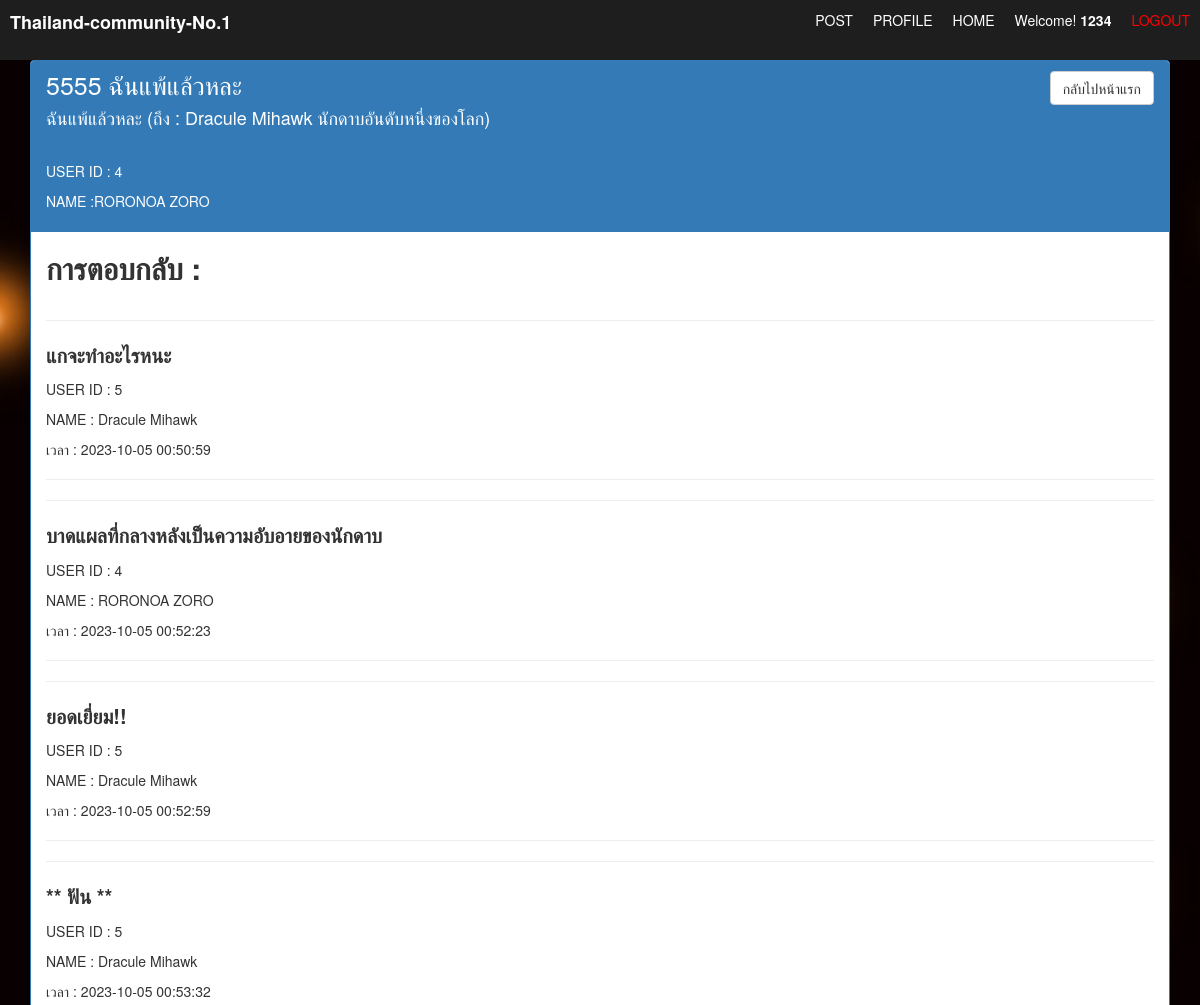
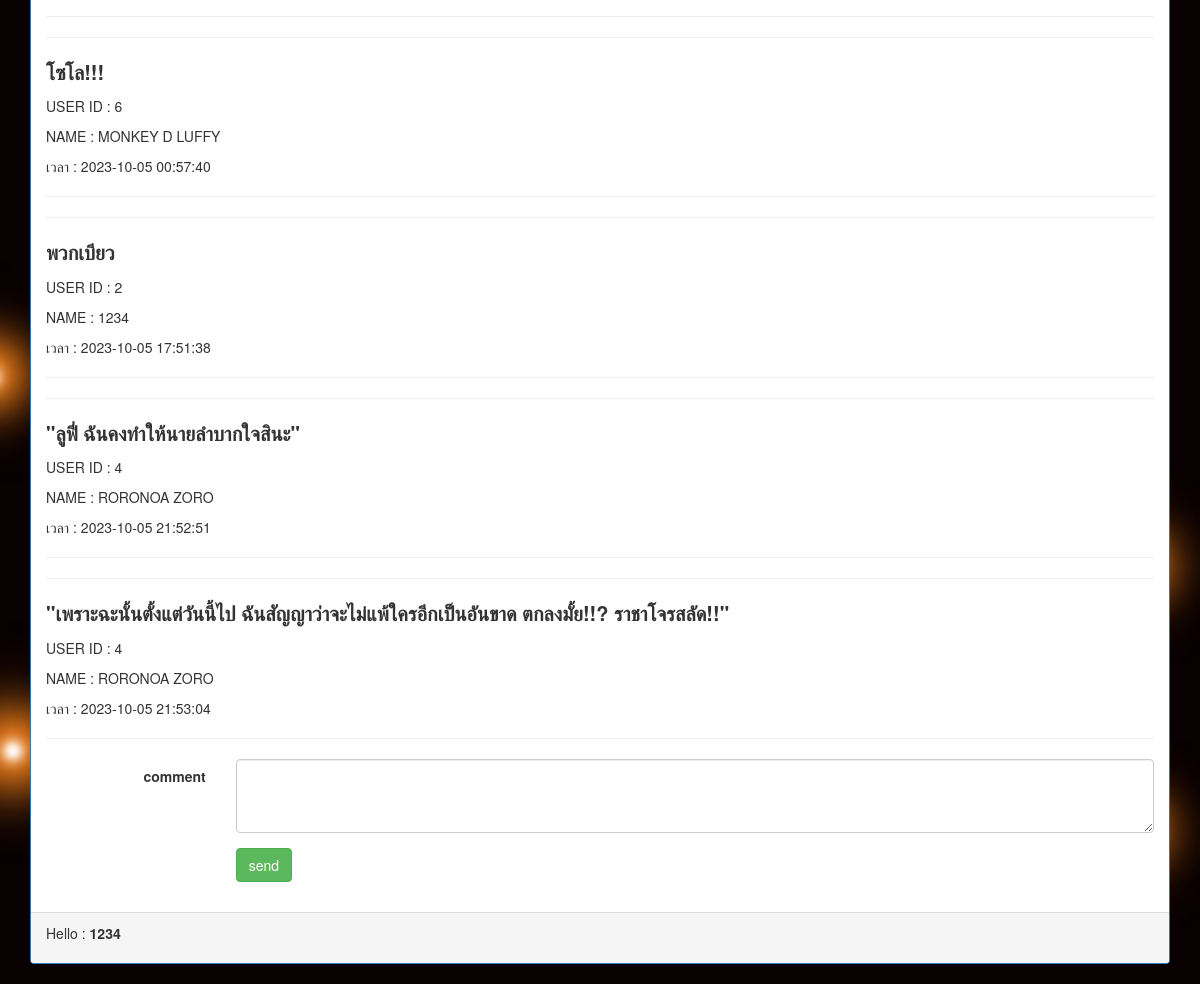
/read_no_edit.php?id=1 (signed in), run on the app's committed database (2 pictures, top to bottom).
### tables this page shows
CREATE TABLE `post` (
  `post_id` int(11) NOT NULL,
  `title` text NOT NULL,
  `detail` text NOT NULL,
  `date` timestamp NOT NULL DEFAULT current_timestamp(),
  `reply` int(11) NOT NULL,
  `id` int(20) NOT NULL
);

CREATE TABLE `user` (
  `id` int(20) UNSIGNED NOT NULL,
  `username` varchar(100) NOT NULL,
  `password` varchar(100) NOT NULL
);

CREATE TABLE `comment` (
  `comment_id` int(11) NOT NULL,
  `comment` longtext NOT NULL,
  `date` timestamp NOT NULL DEFAULT current_timestamp(),
  `id` int(11) NOT NULL,
  `user_id` int(11) NOT NULL
);

### read_no_edit.php (the view, shortened to what this page needs)
<?php
	include 'server.php';
	$sql = "SELECT * FROM post WHERE post_id='{$_GET['id']}' ";
	$query = mysqli_query($conn, $sql) or die("Error in sql : $query".mysqli_error($conn));
	$result = mysqli_fetch_assoc($query);
	$sql_a = "SELECT * FROM comment WHERE id='{$_GET['id']}' ";
    $query_a = mysqli_query($conn, $sql_a) or die("Error in sql : $query".mysqli_error($conn));
	$rows_a = mysqli_num_rows($query_a);
    $uid = $result['id'];
    $sql_b = "SELECT * FROM user WHERE id = $uid ";
    $query_b = mysqli_query($conn, $sql_b) or die("Error in sql : $query".mysqli_error($conn));
	$result_b = mysqli_fetch_assoc($query_b);
?>
<!DOCTYPE html>
<html lang="en">
<head>
	<link rel="stylesheet" href="https://maxcdn.bootstrapcdn.com/bootstrap/3.4.1/css/bootstrap.min.css">
	<link rel="stylesheet" href="web_board.css">
</head>
<body>
	<section>
<nav>
        <div class="logo">
            <a href="#">Thailand-community-No.1</a>
        </div>
         <ul class="menu">
            <li><a href="post.php">POST</a></li>
		    <li><a href="profile.php">PROFILE</a></li>
            <li><a href="index.php">HOME</a></li>
            <li><?php if (isset($_SESSION['username'])) : ?>
            <p>Welcome! <strong><?php echo $_SESSION['username']; ?></strong></p></li>
            <li><p><a href="index.php?logout='1'" style="color: red;">LOGOUT</a></p></li>
          <?php endif ?>
        </ul>
    </nav>
	<div class="container">
		<div class="panel panel-primary">
			<div class="panel-heading">
				<div class="row">
					<div class="col-xs-6 col-md-6">
                    <h3 class="panel-title" style="font-size: 25px;"><?php echo $result['title']; ?></h3>
					</div>
					<div class="col-xs-6 col-md-6 text-right">
						<a href="post.php" class="btn btn-default">กลับไปหน้าแรก</a>
					</div>
                    <div class="col-xs-6 col-md-6">
						<p style="font-size: 18px;"><?php echo $result['detail'];?><p><br>USER ID : <?php echo $result['id'] ?></p>
                    <p>NAME :<?php echo $result_b['username'] ?></p></p>
					</div>
				</div>
			</div>
			<div class="panel-body">
				<div class="row" style = "font-size: 30px;">
			    <p style = "margin-left:15px" ><strong>การตอบกลับ :</strong></p>
				</div>
				<?php
					if ($rows_a > 0) {
						while ($result_a = mysqli_fetch_assoc($query_a)) {
                         $cid = $result_a['user_id'];
                         $sql_c = "SELECT * FROM user WHERE id = $cid ";
                         $query_c = mysqli_query($conn, $sql_c) or die("Error in sql : $query".mysqli_error($conn));
	                     $result_c = mysqli_fetch_assoc($query_c);
				?>
					<?php    echo '<hr>'; ?>
					<?php    echo '<div class="comment">';?>
					<?php    echo '<strong><p style = "font-size: 20px;">'.$result_a['comment'].'</p></strong>';?>
					<?php    echo '<p>USER ID : '.$result_a['user_id'].'</p>';?>
                    <?php    echo '<p>NAME : '.$result_c['username'].'</p>';?>
					<?php    echo '<span>เวลา : '.$result_a['date'].'</span>';?>
					<?php    echo '</div>';?>
					<?php    echo '<hr>';    ?>
				<?php
						}
						} else {
				?>
						<p style="text-align: center;color: red;">ไม่มีการตอบกลับ</p>
				<?php
						}
				?>
				<form class="form-horizontal" action="read_db.php" method="post">
				  <div class="form-group">
				    <label class="col-sm-2 control-label">comment</label>
				   <div class="col-sm-10">
				       <textarea class="form-control" rows="3" name="comment"></textarea>
				    </div>
				  </div>
				  <div class="form-group">
				    <div class="col-sm-offset-2 col-sm-10">
				      <button type="submit" class="btn btn-success">send</button>
				    </div>
				  </div>
				</form>
			</div>
			<div class="panel-footer">
		    <p> Hello : <strong><?php echo  $_SESSION['username'];?></strong></p>
            </div>
		</div>
	</div>
	</section>
</body>
</html>

### web_board.css (style rules this page uses)
* { margin: 0; padding: 0; }
html, body { margin-top: 30px; }
nav { display: flex; justify-content: space-between; padding: 10px; background-color: #1E1E1E; position: fixed; top: 0; width: 100%; }
.logo a { text-decoration: none; color: white; font-weight: bold; font-size: 18px; }
.menu { display: flex; list-style: none; color: white; }
.menu li { margin-left: 20px; }
.menu li a { text-decoration: none; color: white; }
section { background: url('Artboard_1.jpg')no-repeat; min-height: 91.5vh; width: 100%; background-position: center; background-size: cover; }

### data on the page
post: title "5555 ฉันแพ้แล้วหละ", detail "ฉันแพ้แล้วหละ (ถึง : Dracule Mihawk นักดาบอันดับหนึ่งของโลก)", id "4"
user: username "RORONOA ZORO"
comment: comment "แกจะทำอะไรหนะ", user "5", user.username "Dracule Mihawk", date "2023-10-05 00:50:59"
comment: comment "บาดแผลที่กลางหลังเป็นความอับอายของนักดาบ", user "4", user.username "RORONOA ZORO", date "2023-10-05 00:52:23"
comment: comment "ยอดเยี่ยม!!", user "5", user.username "Dracule Mihawk", date "2023-10-05 00:52:59"
comment: comment "** ฟัน **", user "5", user.username "Dracule Mihawk", date "2023-10-05 00:53:32"
comment: comment "โซโล!!!", user "6", user.username "MONKEY D LUFFY", date "2023-10-05 00:57:40"
comment: comment "พวกเบียว", user "2", user.username "1234", date "2023-10-05 17:51:38"
comment: comment "\"ลูฟี่ ฉันคงทำให้นายลำบากใจสินะ\"", user "4", user.username "RORONOA ZORO", date "2023-10-05 21:52:51"
comment: comment "\"เพราะฉะนั้นตั้งแต่วันนี้ไป ฉันสัญญาว่าจะไม่แพ้ใครอีกเป็นอันขาด ตกลงมั้ย!!? ราชาโจรสลัด!!\"", user "4", user.username "RORONOA ZORO", date "2023-10-05 21:53:04"

### other printed values
$_SESSION['username'] "1234"
